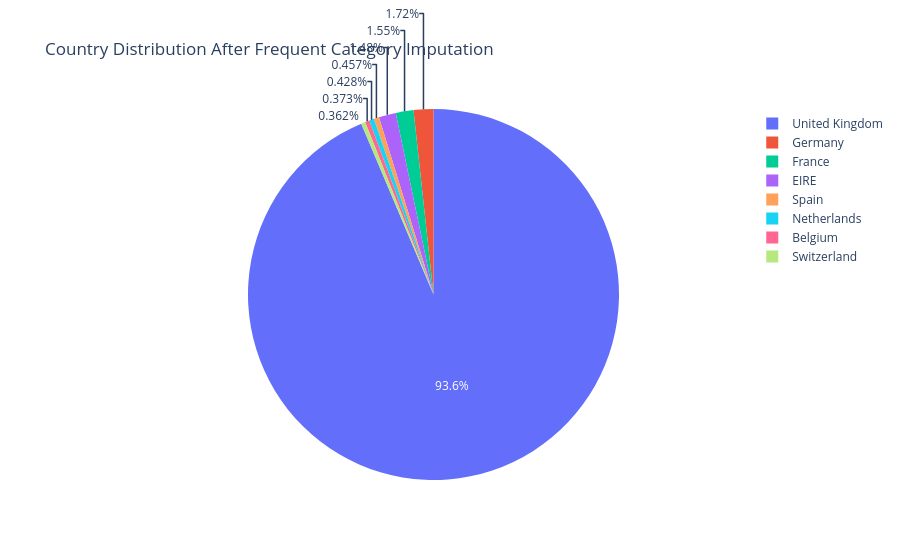

Notebook source saved alongside this figure:
### Markdown cell above
### Technique 8: Frequent Category Imputation
Replace missing categorical values with the **most frequent** category (similar to Mode for categorical data).

### Code cell
# Technique 8: Frequent Category Imputation (for Country column)
df_freq = df_demo.copy()

# Introduce some missing values in Country for demonstration
np.random.seed(10)
mask_country = np.random.choice(df_freq.index, size=int(len(df_freq) * 0.04), replace=False)
df_freq.loc[mask_country, 'Country'] = np.nan

freq_country = df_freq['Country'].mode()[0]
print(f"Most frequent Country: '{freq_country}'")
print(f"Missing Country values before: {df_freq['Country'].isnull().sum()}")

df_freq['Country'].fillna(freq_country, inplace=True)
print(f"Missing Country values after: {df_freq['Country'].isnull().sum()}")

# Plotly pie chart for top countries
top_countries = df_freq['Country'].value_counts().head(8)
fig = px.pie(values=top_countries.values, names=top_countries.index,
             title='Country Distribution After Frequent Category Imputation')
fig.show()

### Figure 1 — Plotly figure (JSON) as saved in the notebook; plotly's stock layout.template omitted (floating-point values rounded to 4 significant figures)
{"data": [{"domain": {"x": [0, 1], "y": [0, 1]}, "hovertemplate": "label=%{label}<br>value=%{value}<extra></extra>", "labels": ["United Kingdom", "Germany", "France", "EIRE", "Spain", "Netherlands", "Belgium", "Switzerland"], "legendgroup": "", "name": "", "showlegend": true, "type": "pie", "values": [497273, 9144, 8207, 7874, 2427, 2271, 1983, 1925]}], "layout": {"legend": {"tracegroupgap": 0}, "title": {"text": "Country Distribution After Frequent Category Imputation"}}}
